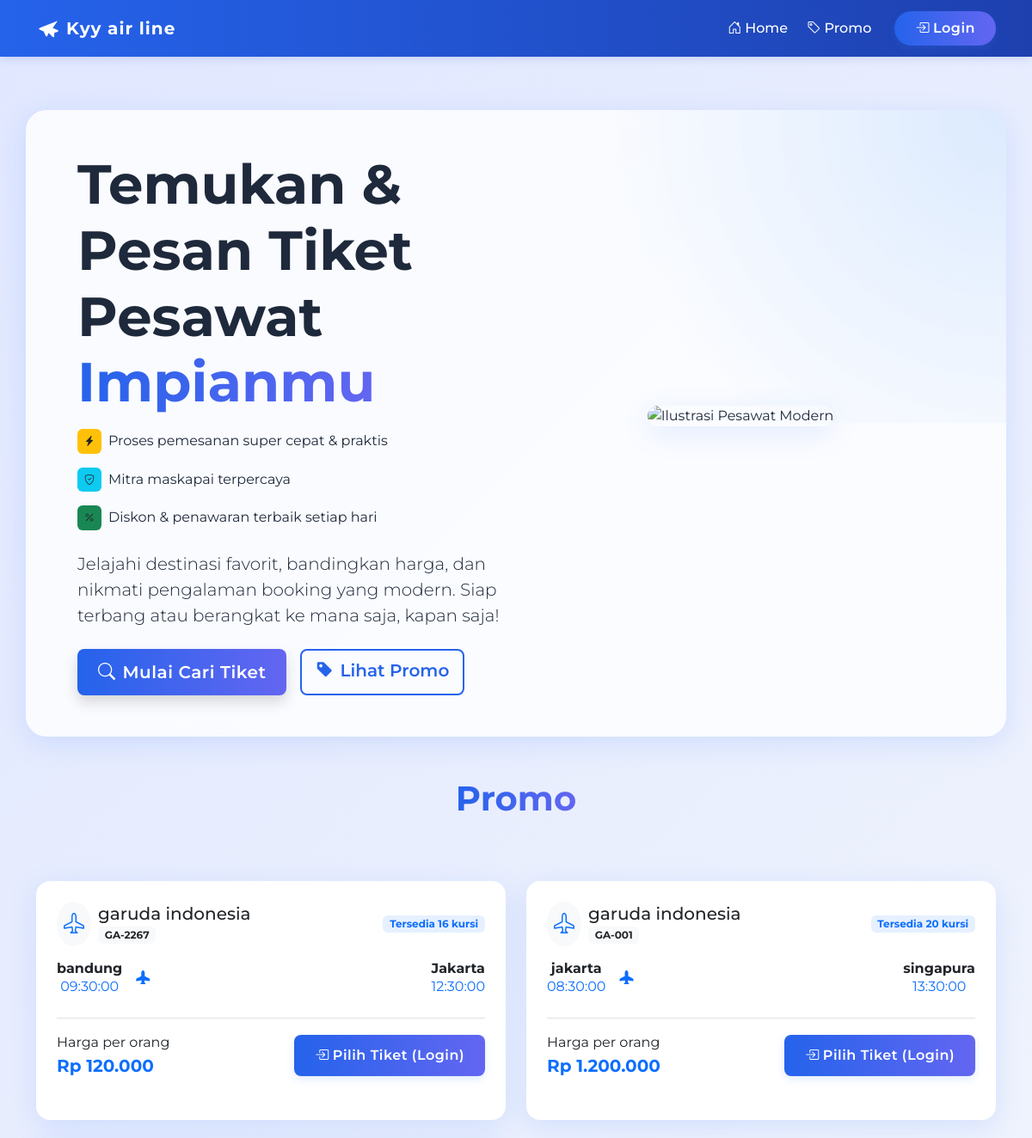
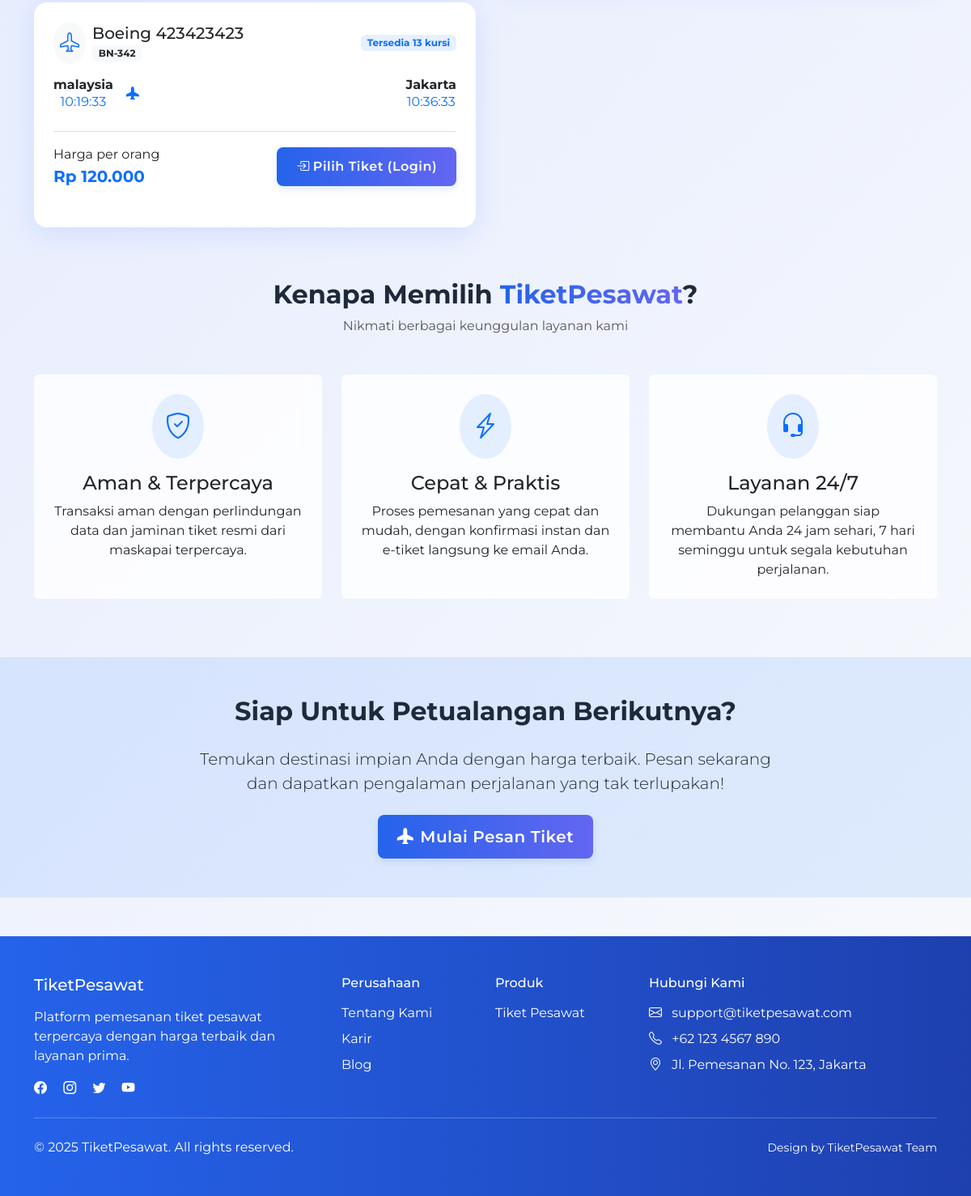
The page / on the database its author committed (2 pictures, top to bottom).
### tables this page shows
CREATE TABLE `pesawat` (
  `id` int NOT NULL,
  `nama` varchar(50) NOT NULL,
  `no_penerbangan` varchar(50) NOT NULL,
  `asal` varchar(50) NOT NULL,
  `tujuan` varchar(50) NOT NULL,
  `waktu_berangkat` time DEFAULT NULL,
  `harga` decimal(12,2) NOT NULL,
  `created_at` timestamp NOT NULL DEFAULT CURRENT_TIMESTAMP,
  `updated_at` timestamp NOT NULL DEFAULT CURRENT_TIMESTAMP,
  `waktu_tiba` time DEFAULT NULL,
  `kursi_tersedia` int NOT NULL
);

### index.php (the view, shortened to what this page needs)
<?php
include "./koneksi.php";
$query = "SELECT * FROM pesawat ORDER BY created_at DESC LIMIT 4";
$result_pesawat = $mysql->query($query)->fetch_all(MYSQLI_ASSOC);
?>
<!DOCTYPE html>
<html lang="id">
<head>
    <link href="https://cdn.jsdelivr.net/npm/bootstrap@5.3.3/dist/css/bootstrap.min.css" rel="stylesheet">
    <link rel="stylesheet" href="https://cdn.jsdelivr.net/npm/bootstrap-icons@1.11.1/font/bootstrap-icons.css">
    <link rel="stylesheet" href="./assets/css/style.css">
    <link rel="stylesheet" href="https://cdnjs.cloudflare.com/ajax/libs/animate.css/4.1.1/animate.min.css" />
</head>
<body>
    <?php
    include "navbar.php";
    ?>
    <section class="hero-section pt-5 mt-5">
        <div class="container">
            <div class="row align-items-center hero-bg p-4 p-md-5">
                <div class="col-lg-6 mb-4 mb-lg-0">
                    <h1 class="display-3 fw-bold mb-3 animate__animated animate__fadeInLeft" style="line-height:1.2;">Temukan & Pesan Tiket Pesawat <span class="text-primary-gradient">Impianmu</span></h1>
                    <ul class="list-unstyled mb-4 animate__animated animate__fadeInLeft animate__delay-1s">
                        <li class="mb-3 d-flex align-items-center">
                            <span class="badge bg-warning text-dark me-2 p-2"><i class="bi bi-lightning-charge-fill"></i></span>
                            <span>Proses pemesanan super cepat & praktis</span>
                        </li>
                        <li class="mb-3 d-flex align-items-center">
                            <span class="badge bg-info text-dark me-2 p-2"><i class="bi bi-shield-check"></i></span>
                            <span>Mitra maskapai terpercaya</span>
                        </li>
                        <li class="mb-3 d-flex align-items-center">
                            <span class="badge bg-success text-dark me-2 p-2"><i class="bi bi-percent"></i></span>
                            <span>Diskon & penawaran terbaik setiap hari</span>
                        </li>
                    </ul>
                    <p class="lead mb-4 animate__animated animate__fadeInLeft animate__delay-2s">Jelajahi destinasi favorit, bandingkan harga, dan nikmati pengalaman booking yang modern. Siap terbang atau berangkat ke mana saja, kapan saja!</p>
                    <div class="d-flex flex-wrap gap-3 animate__animated animate__fadeInUp animate__delay-3s">
                        <a href="./pencarian.php" class="btn btn-primary btn-lg shadow">
                            <i class="bi bi-search me-2"></i>Mulai Cari Tiket
                        </a>
                        <a href="#promo" class="btn btn-outline-primary btn-lg">
                            <i class="bi bi-tag-fill me-2"></i>Lihat Promo
                        </a>
                    </div>
                </div>
                <div class="col-lg-6 text-center">
                    <img src="https://images.unsplash.com/photo-1464037866556-6812c9d1c72e?auto=format&fit=crop&w=600&q=80" alt="Ilustrasi Pesawat Modern" class="img-fluid hero-img mb-3">
                </div>
            </div>
        </div>
    </section>
    <section class="container">
        <div class="search-results">
            <div class="d-flex justify-content-between align-items-center mb-4">
                <h3 class="fw-bold mb-5 mt-5 text-center" style="width: 100%; font-size: 40px;"><span class="text-primary-gradient" id="promo">Promo</span></h3>
            </div>
            <div class="row g-4" data-animate="animate-fade-in">
                <?php
                foreach ($result_pesawat as $pesawat) {
                    $rupiah = "Rp " . number_format($pesawat["harga"], 0, ",", ".");
                ?>
                    <div class="col-md-6" data-animate="animate-fade-in">
                        <div class="result-card card h-100">
                            <div class="card-body p-4">
                                <div class="d-flex justify-content-between align-items-center mb-3">
                                    <div class="d-flex align-items-center">
                                        <div class="airline-logo me-2 rounded-circle bg-light p-2">
                                            <i class="bi bi-airplane text-primary" style="font-size: 1.5rem;"></i>
                                        </div>
                                        <div>
                                            <h5 class="card-title mb-0"><?= $pesawat["nama"] ?></h5>
                                            <span class="badge bg-light text-dark"><?= $pesawat["no_penerbangan"] ?></span>
                                        </div>
                                    </div>
                                    <span class="badge bg-primary bg-opacity-10 text-primary"><?= "Tersedia " . $pesawat["kursi_tersedia"] . " kursi" ?? 'Tidak ada kursi tersedia' ?></span>
                                </div>
                                <div class="flight-route d-flex justify-content-between align-items-center mb-4 position-relative">
                                    <div class="text-center">
                                        <h6 class="fw-bold mb-0"><?= $pesawat["asal"] ?></h6>
                                        <p class="mb-0 text-primary"><?= $pesawat["waktu_berangkat"] ?></p>
                                    </div>
                                    <div class="flight-line position-relative flex-grow-1 mx-3">
                                        <div class="flight-icon">
                                            <i class="bi bi-airplane-fill text-primary"></i>
                                        </div>
                                    </div>
                                    <div class="text-center">
                                        <h6 class="fw-bold mb-0"><?= $pesawat["tujuan"] ?></h6>
                                        <p class="mb-0 text-primary"><?= $pesawat["waktu_tiba"] ?></p>
                                    </div>
                                </div>
                                <div class="d-flex justify-content-between align-items-center mt-3 pt-3 border-top">
                                    <div>
                                        <p class="mb-0">Harga per orang</p>
                                        <p class="card-text fw-bold text-primary mb-0 fs-5"><?= $rupiah ?></p>
                                    </div>
                                    <?php
                                    $isBooking = [];
                                    if (!empty($isBooking)) {
                                    ?>
                                        <button class="btn btn-primary" disabled>
                                            <i class="bi bi-x-circle me-1"></i><?= ucfirst($isBooking[0]["status"]) ?>
                                        </button>
                                    <?php
                                    } elseif ($is_logged_in) {
                                    ?>
                                        <a href="./konfirmasi.php?pesawat=<?= $pesawat["id"] ?>" class="btn btn-primary">
                                            <i class="bi bi-check-circle me-1"></i>Pilih Tiket
                                        </a>
                                    <?php
                                    } else {
                                    ?>
                                        <a href="./login.php" class="btn btn-primary">
                                            <i class="bi bi-box-arrow-in-right me-1"></i>Pilih Tiket (Login)
                                        </a>
                                    <?php
                                    }
                                    ?>
                                </div>
                            </div>
                        </div>
                    </div>
                <?php
                }
                ?>
            </div>
        </div>
    </section>
    <section class="container py-5 mt-3">
        <div class="text-center mb-5 animate__animated animate__fadeIn">
            <h2 class="fw-bold">Kenapa Memilih <span class="text-primary-gradient">TiketPesawat</span>?</h2>
            <p class="text-muted">Nikmati berbagai keunggulan layanan kami</p>
        </div>
        <div class="row g-4">
            <div class="col-md-4" data-animate="animate-fade-in" data-delay="delay-100">
                <div class="card h-100 border-0 bg-glass hover-lift">
                    <div class="card-body text-center p-4">
                        <div class="rounded-circle bg-primary bg-opacity-10 p-3 d-inline-flex mb-3">
                            <i class="bi bi-shield-check text-primary" style="font-size: 2rem;"></i>
                        </div>
                        <h4 class="card-title">Aman & Terpercaya</h4>
                        <p class="card-text">Transaksi aman dengan perlindungan data dan jaminan tiket resmi dari maskapai terpercaya.</p>
                    </div>
                </div>
            </div>
            <div class="col-md-4" data-animate="animate-fade-in" data-delay="delay-200">
                <div class="card h-100 border-0 bg-glass hover-lift">
                    <div class="card-body text-center p-4">
                        <div class="rounded-circle bg-primary bg-opacity-10 p-3 d-inline-flex mb-3">
                            <i class="bi bi-lightning-charge text-primary" style="font-size: 2rem;"></i>
                        </div>
                        <h4 class="card-title">Cepat & Praktis</h4>
                        <p class="card-text">Proses pemesanan yang cepat dan mudah, dengan konfirmasi instan dan e-tiket langsung ke email Anda.</p>
                    </div>
                </div>
            </div>
            <div class="col-md-4" data-animate="animate-fade-in" data-delay="delay-300">
                <div class="card h-100 border-0 bg-glass hover-lift">
                    <div class="card-body text-center p-4">
                        <div class="rounded-circle bg-primary bg-opacity-10 p-3 d-inline-flex mb-3">
                            <i class="bi bi-headset text-primary" style="font-size: 2rem;"></i>
                        </div>
                        <h4 class="card-title">Layanan 24/7</h4>
                        <p class="card-text">Dukungan pelanggan siap membantu Anda 24 jam sehari, 7 hari seminggu untuk segala kebutuhan perjalanan.</p>
                    </div>
                </div>
            </div>
        </div>
    </section>
    <section class="py-5 bg-primary bg-opacity-10 mt-4">
        <div class="container">
            <div class="row align-items-center">
                <div class="col-lg-8 mx-auto text-center">
                    <h2 class="fw-bold mb-4 animate__animated animate__fadeIn">Siap Untuk Petualangan Berikutnya?</h2>
                    <p class="lead mb-4 animate__animated animate__fadeIn animate__delay-1s">Temukan destinasi impian Anda dengan harga terbaik. Pesan sekarang dan dapatkan pengalaman perjalanan yang tak terlupakan!</p>
                    <a href="./pencarian.php" class="btn btn-primary btn-lg animate__animated animate__fadeIn animate__delay-2s">
                        <i class="bi bi-airplane-fill me-2"></i>Mulai Pesan Tiket
                    </a>
                </div>
            </div>
        </div>
    </section>
    <footer class="footer text-white text-center py-5 mt-5">
        <div class="container">
            <div class="row">
                <div class="col-md-4 mb-4 mb-md-0 text-md-start">
                    <h5 class="mb-3">TiketPesawat</h5>
                    <p class="mb-0">Platform pemesanan tiket pesawat terpercaya dengan harga terbaik dan layanan prima.</p>
                    <div class="mt-3">
                        <a href="#" class="text-white me-3"><i class="bi bi-facebook"></i></a>
                        <a href="#" class="text-white me-3"><i class="bi bi-instagram"></i></a>
                        <a href="#" class="text-white me-3"><i class="bi bi-twitter"></i></a>
                        <a href="#" class="text-white"><i class="bi bi-youtube"></i></a>
                    </div>
                </div>
                <div class="col-md-2 mb-4 mb-md-0 text-md-start">
                    <h6 class="mb-3">Perusahaan</h6>
                    <ul class="list-unstyled">
                        <li class="mb-2"><a href="#" class="text-white">Tentang Kami</a></li>
                        <li class="mb-2"><a href="#" class="text-white">Karir</a></li>
                        <li class="mb-2"><a href="#" class="text-white">Blog</a></li>
                    </ul>
                </div>
                <div class="col-md-2 mb-4 mb-md-0 text-md-start">
                    <h6 class="mb-3">Produk</h6>
                    <ul class="list-unstyled">
                        <li class="mb-2"><a href="#" class="text-white">Tiket Pesawat</a></li>
                    </ul>
                </div>
                <div class="col-md-4 text-md-start">
                    <h6 class="mb-3">Hubungi Kami</h6>
                    <ul class="list-unstyled">
                        <li class="mb-2"><i class="bi bi-envelope me-2"></i> support@tiketpesawat.com</li>
                        <li class="mb-2"><i class="bi bi-telephone me-2"></i> +62 123 4567 890</li>
                        <li class="mb-2"><i class="bi bi-geo-alt me-2"></i> Jl. Pemesanan No. 123, Jakarta</li>
                    </ul>
                </div>
            </div>
            <hr class="my-4 bg-white">
            <div class="row">
                <div class="col-md-6 text-md-start">
                    <p class="mb-0">&copy; 2025 TiketPesawat. All rights reserved.</p>
                </div>
                <div class="col-md-6 text-md-end">
                    <small>Design by TiketPesawat Team</small>
                </div>
            </div>
        </div>
    </footer>
</body>
</html>

### rows shown on the page
pesawat: nama "garuda indonesia", no_penerbangan "GA-2267", kursi_tersedia "Tersedia 16 kursi", asal "bandung", waktu_berangkat "09:30:00", tujuan "Jakarta", waktu_tiba "12:30:00", harga "Rp 120.000"
pesawat: nama "garuda indonesia", no_penerbangan "GA-001", kursi_tersedia "Tersedia 20 kursi", asal "jakarta", waktu_berangkat "08:30:00", tujuan "singapura", waktu_tiba "13:30:00", harga "Rp 1.200.000"
pesawat: nama "Boeing 423423423", no_penerbangan "BN-342", kursi_tersedia "Tersedia 13 kursi", asal "malaysia", waktu_berangkat "10:19:33", tujuan "Jakarta", waktu_tiba "10:36:33", harga "Rp 120.000"
